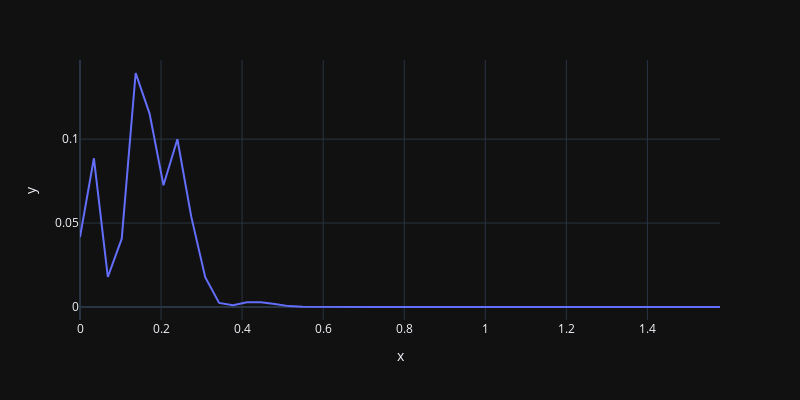

The cell this chart's notebook holds for it:
### Code cell
f, pxx =sp.signal.welch(imf2+imf3+imf4,fs,nperseg=92)
fig=px.line(x=f,y=pxx, template='plotly_dark')
fig.update_layout(
    autosize=False,
    width=800,
    height=400,)
fig.show()

### Figure 1 — Plotly figure (JSON) as saved in the notebook; plotly's stock layout.template omitted (floating-point values rounded to 4 significant figures)
{"data": [{"hovertemplate": "x=%{x}<br>y=%{y}<extra></extra>", "legendgroup": "", "line": {"color": "#636efa", "dash": "solid"}, "marker": {"symbol": "circle"}, "mode": "lines", "name": "", "orientation": "v", "showlegend": false, "type": "scatter", "x": [0, 0.03433, 0.06865, 0.103, 0.1373, 0.1716, 0.206, 0.2403, 0.2746, 0.3089, 0.3433, 0.3776, 0.4119, 0.4462, 0.4806, 0.5149, 0.5492, 0.5836, 0.6179, 0.6522, 0.6865, 0.7209, 0.7552, 0.7895, 0.8238, 0.8582, 0.8925, 0.9268, 0.9611, 0.9955, 1.03, 1.064, 1.098, 1.133, 1.167, 1.201, 1.236, 1.27, 1.304, 1.339, 1.373, 1.407, 1.442, 1.476, 1.51, 1.545, 1.579], "xaxis": "x", "y": [0.04165, 0.08857, 0.01787, 0.04069, 0.1394, 0.1152, 0.07255, 0.09993, 0.05367, 0.01778, 0.002406, 0.001024, 0.002886, 0.002846, 0.001731, 0.0005217, 0.0001014, 6.12e-06, 6.386e-06, 2.351e-05, 3.575e-05, 1.823e-05, 3.307e-06, 7.656e-07, 1.405e-06, 1.943e-06, 2.036e-06, 1.251e-06, 3.557e-07, 1.036e-07, 3.247e-09, 9.41e-09, 8.878e-09, 3.033e-08, 2.051e-08, 2.016e-08, 5.99e-08, 1.549e-07, 2.765e-07, 1.723e-07, 4.339e-08, 2.313e-08, 1.152e-07, 2.201e-07, 2.178e-07, 8.697e-08, 8.966e-12], "yaxis": "y"}], "layout": {"autosize": false, "height": 400, "legend": {"tracegroupgap": 0}, "margin": {"t": 60}, "width": 800, "xaxis": {"anchor": "y", "autorange": true, "domain": [0, 1], "range": [0, 1.579], "title": {"text": "x"}, "type": "linear"}, "yaxis": {"anchor": "x", "autorange": true, "domain": [0, 1], "range": [-0.007743, 0.1471], "title": {"text": "y"}, "type": "linear"}}}
